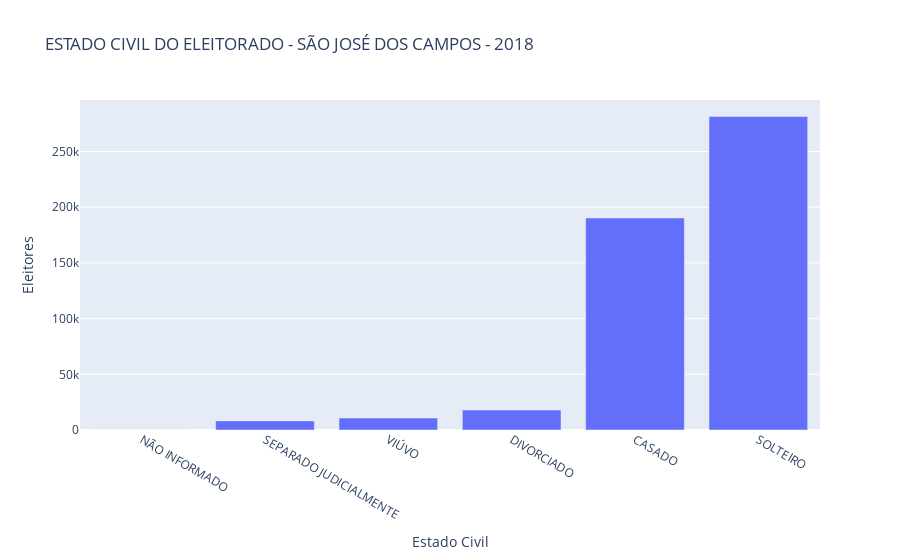

The cell this chart's notebook holds for it:
### Markdown cell above
### Estado Civil

### Code cell
total_eleitores_estadocivil = municipio_eleitores.groupby('DS_ESTADO_CIVIL')['QT_ELEITORES_PERFIL'].sum().sort_values()
fig=px.bar(total_eleitores_estadocivil, x= total_eleitores_estadocivil.index, y=total_eleitores_estadocivil.values,
          title="ESTADO CIVIL DO ELEITORADO - " + eleicao_municipio.upper() + " - " + str(eleicao_ano), 
          labels={'y':'Eleitores', 'DS_ESTADO_CIVIL':'Estado Civil'})

fig.show()

### Figure 1 — Plotly figure (JSON) as saved in the notebook; plotly's stock layout.template omitted (floating-point values rounded to 4 significant figures)
{"data": [{"alignmentgroup": "True", "hovertemplate": "Estado Civil=%{x}<br>Eleitores=%{y}<extra></extra>", "legendgroup": "", "marker": {"color": "#636efa"}, "name": "", "offsetgroup": "", "orientation": "v", "showlegend": false, "textposition": "auto", "type": "bar", "x": ["NÃO INFORMADO", "SEPARADO JUDICIALMENTE", "VIÚVO", "DIVORCIADO", "CASADO", "SOLTEIRO"], "xaxis": "x", "y": [83, 8174, 10739, 17939, 190342, 281416], "yaxis": "y"}], "layout": {"barmode": "relative", "legend": {"tracegroupgap": 0}, "title": {"text": "ESTADO CIVIL DO ELEITORADO - SÃO JOSÉ DOS CAMPOS - 2018"}, "xaxis": {"anchor": "y", "domain": [0, 1], "title": {"text": "Estado Civil"}}, "yaxis": {"anchor": "x", "domain": [0, 1], "title": {"text": "Eleitores"}}}}
